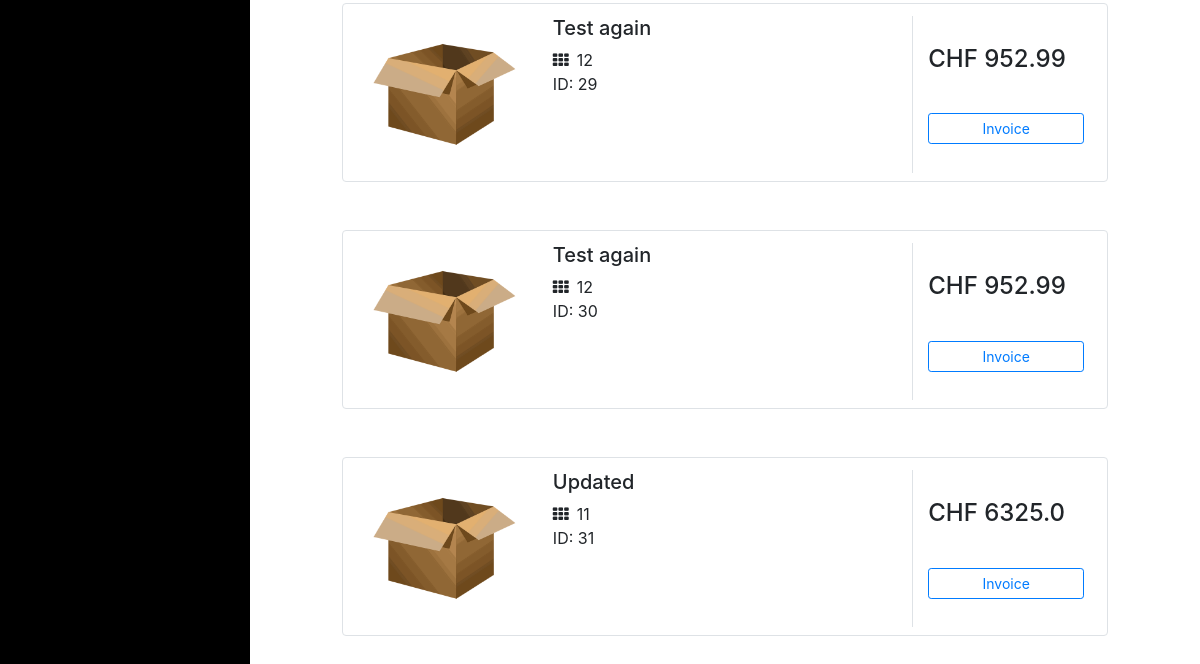
Page /products (signed in, lower part) on the earlier database version.
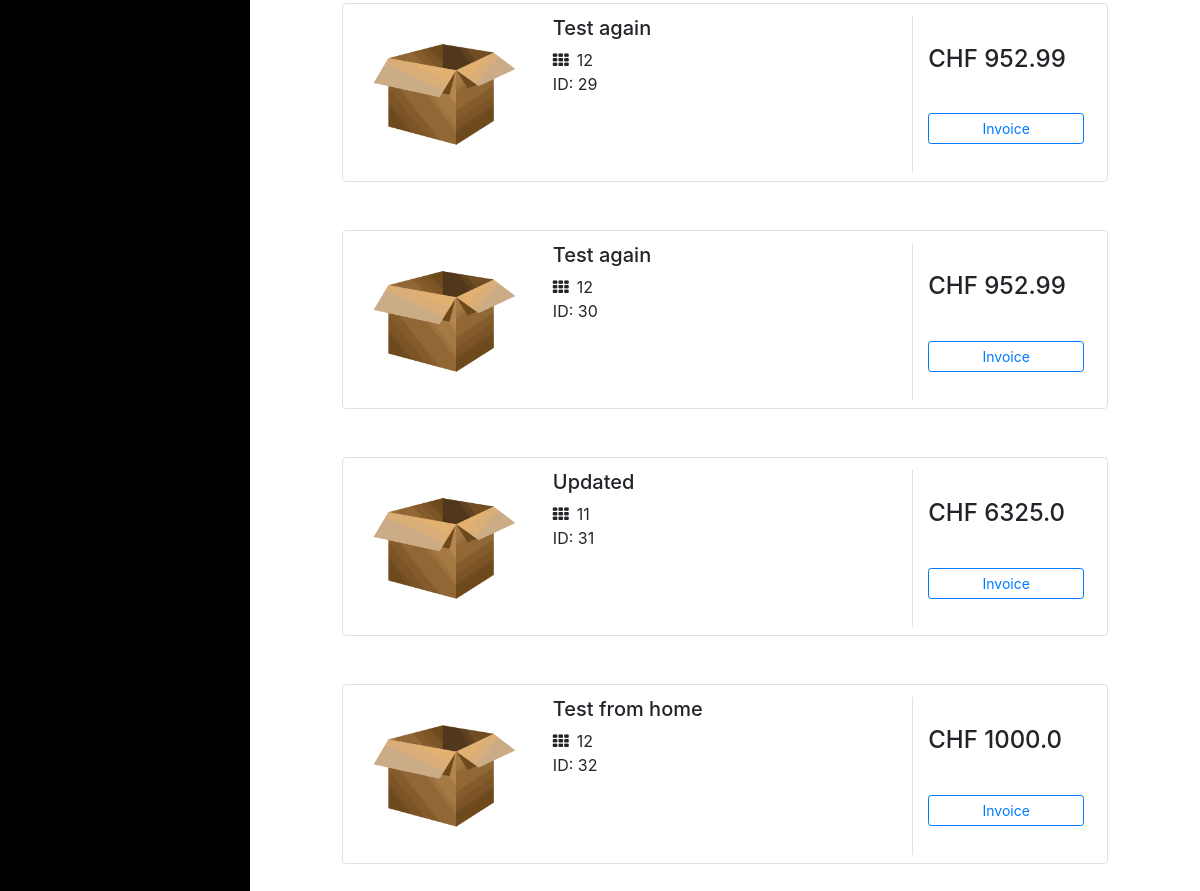
Same page on the later database version.
### website/models.py (models this page shows)
class Product(db.Model):
    id = db.Column(db.Integer, primary_key=True)
    product_name = db.Column(db.String(150))
    description = db.Column(db.String(10000))
    price = db.Column(db.Float)
    qty = db.Column(db.Integer)
    date = db.Column(db.DateTime(timezone=True), default=func.now())
    user_id = db.Column(db.Integer, db.ForeignKey('user.id'))

### website/views.py (the view)
@views.route('/products')
@login_required
def products():
    products = Product.query.all()
    return render_template("products.html", products=products, user=current_user)

### website/templates/products.html (shortened to what this page needs)
{% extends "base.html" %} {% block title %}Products{% endblock %} {% block content%}
{% for product in products %}
<div class="container mt-5 mb-5">
  <div class="d-flex justify-content-center row">
    <div class="col-md-10">
      <div class="row p-2 bg-white border rounded">
        <div class="col-md-3 mt-1"><img class="img-fluid img-responsive rounded product-image"
            src="{{ url_for('static',filename='IMG/defaultproduct.png')}}"></div>
        <div class="col-md-6 mt-1">
            {% if product.product_name %}<h5>{{ product.product_name }}</h5>{% endif %}
          <div class="d-flex flex-row">
            {% if product.qty %}<div class="ratings mr-2"><i class="fa fa-th"></i></div><span>{{ product.qty }}</span>{% endif %}
          </div>
          {% if product.id %}<p class="text-justify text-truncate para mb-0">ID: {{ product.id }}<br><br></p>{% endif %}
        </div>
        <div class="align-items-center align-content-center col-md-3 border-left mt-1">
          <div class="d-flex flex-row align-items-center">
            {% if product.price %} <h4 class="mr-1">CHF {{ product.price }}</h4>{% endif %}
          </div>
          <div class="d-flex flex-column mt-4">
           <a class="btn btn-outline-primary btn-sm mt-2" type="button" href="/detail/{{product.id}}">Invoice</a>
          </div>
        </div>
      </div>
    </div>
    {% endfor %}
  </div>
</div>
</div>
</div>
{% endblock %}

### website/templates/base.html (shortened to what this page needs)
<!DOCTYPE html>
<html lang="en">
<head>
  <link rel="stylesheet" href="../static/index.css">
  <link rel="stylesheet" href="https://stackpath.bootstrapcdn.com/bootstrap/4.4.1/css/bootstrap.min.css"
 />
  <link rel="stylesheet" href="https://stackpath.bootstrapcdn.com/font-awesome/4.7.0/css/font-awesome.min.css"
 />
</head>
{% if user.is_authenticated %}
<body>
  <div id="wrapper">
    <div id="sidebar-wrapper">
  {% endif %}
  </div>
  <div class="container">{% block content %} {% endblock %}</div>
</body>
</html>

### website/static/index.css (style rules this page uses)
body { background:#eee; }
body { overflow-x: hidden; }
#wrapper { padding-left: 0; -webkit-transition: all 0.5s ease; -moz-transition: all 0.5s ease; -o-transition: all 0.5s ease; transition: all 0.5s ease; }
#sidebar-wrapper { z-index: 1000; position: fixed; left: 250px; width: 0; height: 100%; margin-left: -250px; overflow-y: auto; background: #000; -webkit-transition: all 0.5s ease; -moz-transition: all 0.5s ease; -o-transition: all 0.5s ease; transition: all 0.5s ease; }
@media (min-width:768px) { #wrapper { padding-left: 250px; } }
@media (min-width:768px) { #sidebar-wrapper { width: 250px; } }

Differences in the rows shown:
added Product: product_name "Test from home", qty "12", id "32", price "1000.0"
